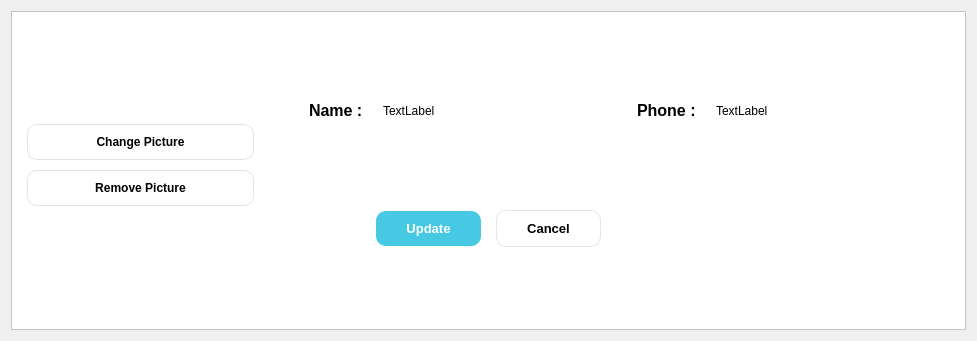
<?xml version="1.0" encoding="UTF-8"?>
<ui version="4.0">
 <class>Form</class>
 <widget class="QWidget" name="Form">
  <property name="geometry">
   <rect>
    <x>0</x>
    <y>0</y>
    <width>977</width>
    <height>341</height>
   </rect>
  </property>
  <property name="windowTitle">
   <string>Form</string>
  </property>
  <layout class="QVBoxLayout" name="verticalLayout">
   <item>
    <widget class="QFrame" name="updatePatientFrame">
     <property name="styleSheet">
      <string notr="true">background:#ffffff;
font-family:Nirmala UI;</string>
     </property>
     <property name="frameShape">
      <enum>QFrame::StyledPanel</enum>
     </property>
     <property name="frameShadow">
      <enum>QFrame::Raised</enum>
     </property>
     <layout class="QGridLayout" name="gridLayout_16" rowstretch="1,2,2,0,3" columnstretch="1,3">
      <property name="leftMargin">
       <number>15</number>
      </property>
      <property name="topMargin">
       <number>15</number>
      </property>
      <property name="rightMargin">
       <number>15</number>
      </property>
      <property name="bottomMargin">
       <number>15</number>
      </property>
      <property name="horizontalSpacing">
       <number>15</number>
      </property>
      <property name="verticalSpacing">
       <number>4</number>
      </property>
      <item row="3" column="0" colspan="2">
       <layout class="QHBoxLayout" name="horizontalLayout_29">
        <property name="spacing">
         <number>15</number>
        </property>
        <property name="topMargin">
         <number>0</number>
        </property>
        <item alignment="Qt::AlignRight">
         <widget class="QPushButton" name="btnUpdate">
          <property name="font">
           <font>
            <family>Nirmala UI</family>
            <pointsize>10</pointsize>
            <weight>87</weight>
            <bold>true</bold>
           </font>
          </property>
          <property name="cursor">
           <cursorShape>PointingHandCursor</cursorShape>
          </property>
          <property name="focusPolicy">
           <enum>Qt::TabFocus</enum>
          </property>
          <property name="autoFillBackground">
           <bool>false</bool>
          </property>
          <property name="styleSheet">
           <string notr="true">QPushButton{
background:#48C9E3;
color:#FFFFFF;
border-radius:10%;
font-weight: 700;
font-size:10pt;
padding:10px 30px;
}</string>
          </property>
          <property name="text">
           <string>Update</string>
          </property>
          <property name="flat">
           <bool>false</bool>
          </property>
         </widget>
        </item>
        <item alignment="Qt::AlignLeft">
         <widget class="QPushButton" name="btnCancel">
          <property name="font">
           <font>
            <family>Nirmala UI</family>
            <pointsize>10</pointsize>
            <weight>87</weight>
            <bold>true</bold>
           </font>
          </property>
          <property name="cursor">
           <cursorShape>PointingHandCursor</cursorShape>
          </property>
          <property name="focusPolicy">
           <enum>Qt::TabFocus</enum>
          </property>
          <property name="styleSheet">
           <string notr="true">font-size: 10pt;
font-weight:700;
border-radius:10%;
padding:10px 30px;
border:1px solid #e1e4e6;</string>
          </property>
          <property name="text">
           <string>Cancel</string>
          </property>
         </widget>
        </item>
       </layout>
      </item>
      <item row="2" column="0">
       <layout class="QVBoxLayout" name="verticalLayout_33">
        <property name="spacing">
         <number>10</number>
        </property>
        <property name="topMargin">
         <number>0</number>
        </property>
        <item>
         <widget class="QPushButton" name="btnLoadImg">
          <property name="font">
           <font>
            <family>Nirmala UI</family>
            <pointsize>9</pointsize>
            <weight>62</weight>
            <bold>true</bold>
           </font>
          </property>
          <property name="cursor">
           <cursorShape>PointingHandCursor</cursorShape>
          </property>
          <property name="focusPolicy">
           <enum>Qt::TabFocus</enum>
          </property>
          <property name="styleSheet">
           <string notr="true">font-size: 9pt;
font-weight: 500;
border-radius:10%;
padding:10px;
border:1px solid #e1e4e6;
</string>
          </property>
          <property name="text">
           <string>Change Picture</string>
          </property>
         </widget>
        </item>
        <item>
         <widget class="QPushButton" name="btnRemoveImg">
          <property name="font">
           <font>
            <family>Nirmala UI</family>
            <pointsize>9</pointsize>
            <weight>62</weight>
            <bold>true</bold>
           </font>
          </property>
          <property name="cursor">
           <cursorShape>PointingHandCursor</cursorShape>
          </property>
          <property name="focusPolicy">
           <enum>Qt::TabFocus</enum>
          </property>
          <property name="styleSheet">
           <string notr="true">font-size: 9pt;
font-weight: 500;
border-radius:10%;
padding:10px;
border:1px solid #e1e4e6;
</string>
          </property>
          <property name="text">
           <string>Remove Picture</string>
          </property>
         </widget>
        </item>
        <item>
         <spacer name="verticalSpacer_8">
          <property name="orientation">
           <enum>Qt::Vertical</enum>
          </property>
          <property name="sizeHint" stdset="0">
           <size>
            <width>20</width>
            <height>40</height>
           </size>
          </property>
         </spacer>
        </item>
       </layout>
      </item>
      <item row="4" column="0" colspan="2" alignment="Qt::AlignRight|Qt::AlignBottom">
       <widget class="QLabel" name="infoUpdatePatient">
        <property name="text">
         <string/>
        </property>
       </widget>
      </item>
      <item row="0" column="0" rowspan="2">
       <layout class="QVBoxLayout" name="verticalLayout_38">
        <property name="topMargin">
         <number>30</number>
        </property>
        <item alignment="Qt::AlignHCenter|Qt::AlignVCenter">
         <widget class="QLabel" name="lblPatientImg">
          <property name="sizePolicy">
           <sizepolicy hsizetype="Preferred" vsizetype="Expanding">
            <horstretch>0</horstretch>
            <verstretch>0</verstretch>
           </sizepolicy>
          </property>
          <property name="styleSheet">
           <string notr="true">border-radius:45%;</string>
          </property>
          <property name="text">
           <string/>
          </property>
         </widget>
        </item>
       </layout>
      </item>
      <item row="0" column="1" rowspan="2">
       <layout class="QVBoxLayout" name="verticalLayout_34">
        <property name="spacing">
         <number>20</number>
        </property>
        <property name="leftMargin">
         <number>40</number>
        </property>
        <property name="topMargin">
         <number>62</number>
        </property>
        <property name="bottomMargin">
         <number>0</number>
        </property>
        <item>
         <layout class="QHBoxLayout" name="horizontalLayout_32" stretch="0,1,0,1">
          <property name="leftMargin">
           <number>0</number>
          </property>
          <property name="topMargin">
           <number>12</number>
          </property>
          <property name="rightMargin">
           <number>0</number>
          </property>
          <property name="bottomMargin">
           <number>0</number>
          </property>
          <item>
           <widget class="QLabel" name="label_31">
            <property name="styleSheet">
             <string notr="true">font-size:12pt;
font-weight:700;</string>
            </property>
            <property name="text">
             <string>Name :</string>
            </property>
           </widget>
          </item>
          <item>
           <widget class="QLabel" name="patientName">
            <property name="text">
             <string>TextLabel </string>
            </property>
           </widget>
          </item>
          <item>
           <widget class="QLabel" name="label_52">
            <property name="styleSheet">
             <string notr="true">font-size:12pt;
font-weight:700;</string>
            </property>
            <property name="text">
             <string>Phone :</string>
            </property>
           </widget>
          </item>
          <item>
           <widget class="QLabel" name="patientPhone">
            <property name="text">
             <string>TextLabel</string>
            </property>
           </widget>
          </item>
         </layout>
        </item>
        <item>
         <spacer name="verticalSpacer_9">
          <property name="orientation">
           <enum>Qt::Vertical</enum>
          </property>
          <property name="sizeHint" stdset="0">
           <size>
            <width>20</width>
            <height>40</height>
           </size>
          </property>
         </spacer>
        </item>
       </layout>
      </item>
     </layout>
    </widget>
   </item>
  </layout>
 </widget>
 <resources/>
 <connections/>
</ui>
